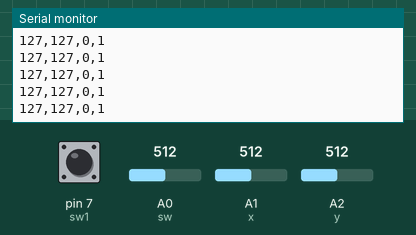
A sketch run on a simulated Arduino Uno, built with avr-gcc and run on an emulated ATmega328P. On the bench: the last lines printed to the serial monitor. The inputs (shaded band) are chosen by the test bench; at power-on: A1 (x) = 512, A2 (y) = 512, pin 7 (sw1) HIGH, A0 (sw) = 512.

Above: at 1.2 s.
1.3 s: A1 (x) set to 716
At 1.32 s:
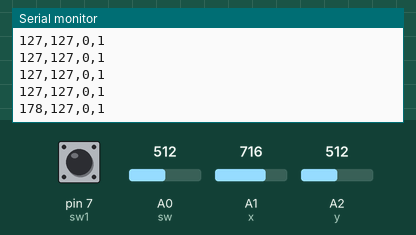
2.8 s: A2 (y) set to 716
At 2.83 s:
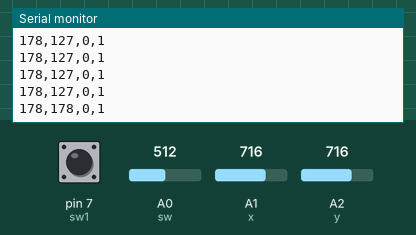
4.3 s: A1 (x) set to 306
At 4.35 s:
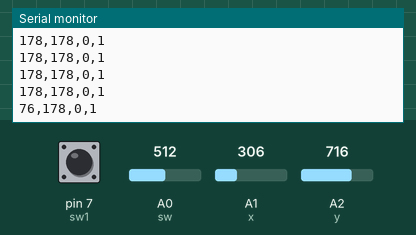
7.3 s: pin 7 (sw1) pulled LOW for 0.15 s
At 7.37 s:
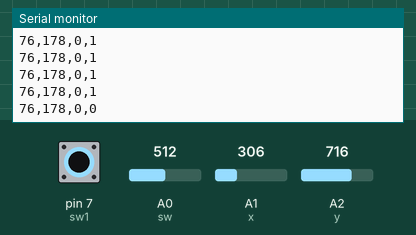
8.9 s: A2 (y) set to 900
At 8.99 s:
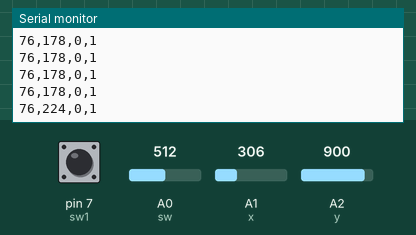
10.4 s: pin 7 (sw1) pulled LOW for 1 s
At 10.5 s:
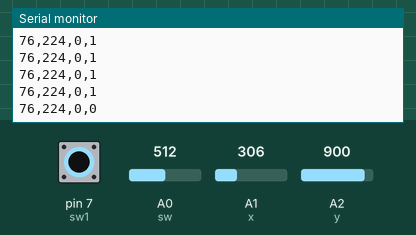
Timing chart, 0 to 13.4 s (numbered marks = the images above; inputs shaded):
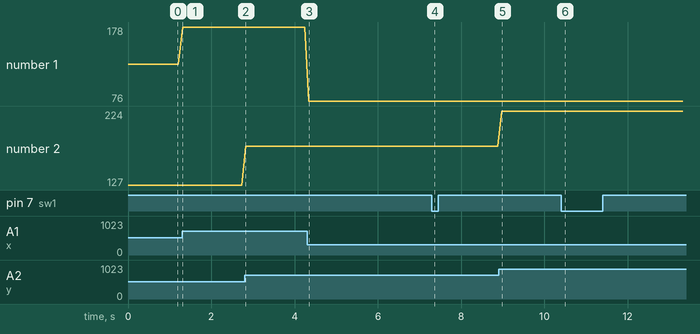

The sketch:

ser_in.ino
```cpp
int sw=A0;
int sw1=7;

int ledstate=1;
int buttonstate=0;
int lastbuttonstate=0;
unsigned long lastdetime=0;
unsigned long dedelay=50;

int x = A1;
int value = 0;
int y = A2;
int value1 = 0;
int value3=0;
void setup() {

Serial.begin(9600);
pinMode(x,INPUT);
pinMode(y,INPUT);
pinMode(sw,INPUT);
pinMode(sw1,INPUT);
}

void loop() {
  int ledstate1=digitalRead(sw1);
    int reading = analogRead(sw);
    if(reading<100)
    {
      reading=0;
      }
      if(reading>100)
      {
        reading=1;
        }
    if(reading!=lastbuttonstate)
    {
      lastdetime=millis();

      }
      if((millis()-lastdetime)> dedelay)
      {
        if (reading!=buttonstate)
        {
          buttonstate=reading;


        if(buttonstate==1)
        {
          ledstate= !ledstate;
          }

          }
        }
   lastbuttonstate=reading;
   value = analogRead(x);
   value =map(value,0,1023,0,255);
   value1 = analogRead(y);
   value1 =map(value1,0,1023,0,255);


   Serial.print(value);
   Serial.print(",");
   Serial.print(value1);
   Serial.print(",");
   Serial.print(ledstate);
   Serial.print(",");
   Serial.println(ledstate1);


   delay(100);

}
```

Measured:
- after the input at 1.3 s, the serial monitor: prints a new line at once (image 1)
- after the input at 2.8 s, the serial monitor: prints a new line at once (image 2)
- after the input at 4.3 s, the serial monitor: prints a new line at once (image 3)
- after the input at 7.3 s, the serial monitor: prints a new line after 0.07 s (image 4)
- after the input at 8.9 s, the serial monitor: prints a new line after 0.08 s (image 5)
- after the input at 10.4 s, the serial monitor: prints a new line after 0.09 s (image 6)
- plotted number 1: 127 → 178 after the input at 1.3 s, 178 → 76 after the input at 4.3 s
- plotted number 2: 178 → 224 after the input at 8.9 s
